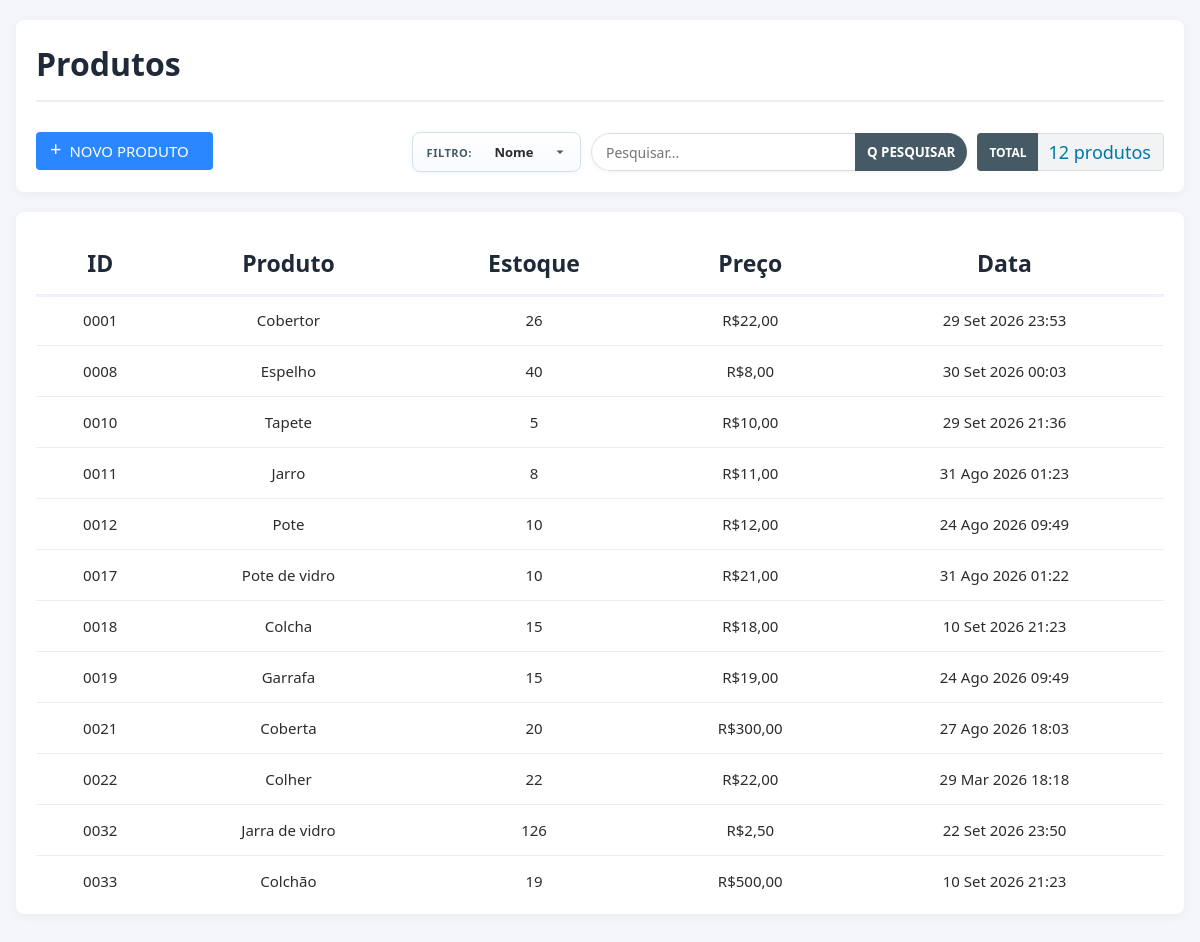
The page /produtos/ on the database as committed earlier.
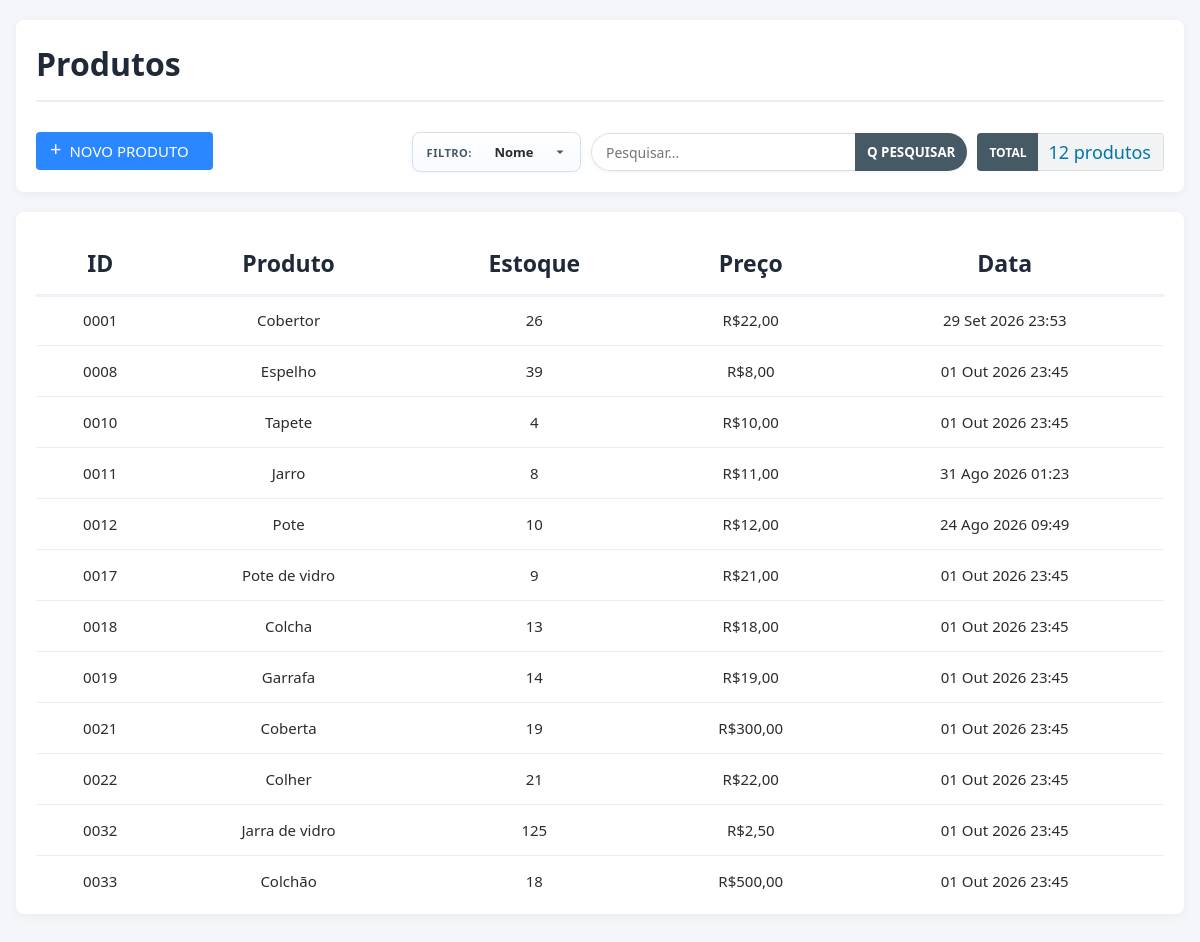
The same page on the database as committed later.
### front_end/models.py (models this page shows, shortened)
class Produto(models.Model):
    nome = models.CharField(max_length=120, unique=True)
    codigo = models.CharField(unique=True, max_length=4)
    quantidade = models.DecimalField(max_digits=10, decimal_places=3)
    preco = models.DecimalField(max_digits=12, decimal_places=2)
    dt_adicao = models.DateTimeField(auto_now=True)

### front_end/views.py (the view)
# urls.py: path('produtos/', views.view_produto, name='produtos'),
def view_produto(request:HttpRequest):
    if request.method == "POST":
        form_add = ProdutoForm(request.POST)
        if form_add.is_valid():
            form_add.save()
            return redirect('front_end:produtos')
    termo_busca = request.GET.get("q", "").strip()
    filtro_campo = request.GET.get("campo", CAMPO_PADRAO_PRODUTO).strip() or CAMPO_PADRAO_PRODUTO
    produtos = Produto.objects.all()
    produtos = filtrar_produtos(produtos, filtro_campo, termo_busca)
    estoque_ordenado = produtos.annotate(
        codigo_int=Cast('codigo', output_field=IntegerField())
    ).order_by('codigo_int')
    contexto = {
        "form": ProdutoForm(),
        "formulario": Edit_ProdutoForm(prefix="edit"),
        "Estoque": estoque_ordenado,
        "busca": termo_busca,
        "filtro_campo": filtro_campo,
        "total_produtos": estoque_ordenado.count(),
    }
    return render(request, "pag_produtos.html", contexto)

### front_end/forms.py
class ProdutoForm(forms.ModelForm):
    class Meta:
        model = Produto
        fields = ['nome', 'codigo', 'quantidade', 'preco']
    def __init__(self, *args, **kwargs):
        super().__init__(*args, **kwargs)
        estilo = 'border-radius: 15px; border: 1px solid #ccc; padding: 10px; background-color: #f0f0f0; text-align: left; font-size: 20px;'
        for field_name, field in self.fields.items():
            attrs = {
                'style': estilo,
                'class': 'form-control',
                'placeholder': f'Digite o {field_name}...',
                'autocomplete': 'one-time-code',
            }
            if field_name == 'nome':
                attrs['autofocus'] = 'autofocus'
            field.widget.attrs.update(attrs)

class Edit_ProdutoForm(forms.ModelForm):
    class Meta:
        model = Produto
        fields = ['nome', 'quantidade', 'preco']
    def __init__(self, *args, **kwargs):
        super().__init__(*args, **kwargs)
        estilo = 'display: block; width: 100%; height: 45px; padding: 10px 15px; border-radius: 10px; border: 1px solid #ddd; background: #f9f9f9; box-sizing: border-box; font-size: 15px;'
        for field_name, field in self.fields.items():
            field.widget.attrs.update({'style': estilo})

### front_end/search_filters.py (called while the page is built, shortened)
def filtrar_produtos(queryset, campo: str, termo: str):
    termo = (termo or "").strip()
    if not termo:
        return queryset

### Templates/pag_produtos.html (shortened to what this page needs)
<!DOCTYPE html>
<html lang="en">
<head>
</head>
<body>
  <div class="header-container">
    <h1>Produtos</h1>
    <div class="barra_ferramentas">
      <button class="btn-add" type="button" id="btn-novo-produto" onclick="Adicionar_Produto()">
        <span>+</span>NOVO PRODUTO
      </button>
      <form class="barra-busca-filtros div-search" method="get" action="{% url 'front_end:produtos' %}">
        <div class="filtro-grupo">
          <span class="filtro-label">Filtro:</span>
          <select name="campo" id="search-campo" class="filtro-campo" aria-label="Filtrar por">
            <option value="nome" {% if filtro_campo == "nome" %}selected{% endif %}>Nome</option>
          </select>
        </div>
        <div class="busca-grupo">
          <input id="search-input" name="q" type="search" class="campo-busca" placeholder="Pesquisar..." value="{{ busca }}" autocomplete="off">
          <button class="btn-busca-filtro" type="submit">Q PESQUISAR</button>
        </div>
        <div class="div-total">
          <span class="total-text">TOTAL</span>
          <span id="total-table" class="total-table">{{ total_produtos }} produto(s)</span>
        </div>
      </form>
    </div>
  </div>
  <div class="products-container">
    <div class="table-wrapper">
      <table>
        <thead>
          <tr>
            <th>ID</th>
            <th>Produto</th>
            <th>Estoque</th>
            <th>Preço</th>
            <th>Data</th>
          </tr>
        </thead>
        <tbody id="produtos-tbody">
          {% for item in Estoque %}
            <tr
              class="produto-row"
              data-search="{{ item.codigo }} {{ item.nome }} {{ item.quantidade }} {{ item.preco }} {{ item.dt_adicao|date:'d/m/Y H:i' }}"
              data-codigo="{{ item.codigo|add:0|stringformat:'04d' }}"
              data-nome="{{ item.nome }}"
              data-quantidade="{{ item.quantidade|floatformat:'-3' }}"
              data-preco="{{ item.preco }}"
              onclick="Abrir_Modal_Editar('{{ item.id }}', '{{ item.nome }}', '{{ item.quantidade }}', '{{ item.preco }}')"
            >
              <td>{{item.codigo|add:0|stringformat:"04d"}}</td>
              <td>{{item.nome}}</td>
              <td>{{item.quantidade|floatformat:"-3" }}</td>
              <td>R${{item.preco}}</td>
              <td>{{item.dt_adicao|date:"d M Y H:i"}}</td>
            </tr>
          {% endfor %}
        </tbody>
      </table>
    </div>
  </div>
</body>
</html>

### Templates/partials/loja_config.html (shortened to what this page needs)
{% load static %}

### Templates/partials/filtros_busca.html (style rules this page uses)
:root { --panel-color: var(--loja-painel, white); --text-color: var(--loja-texto, #2c2c2c); }
.barra-busca-filtros { display: flex; align-items: center; gap: 12px; margin-left: auto; flex-wrap: wrap; }
.filtro-grupo { display: inline-flex; align-items: center; height: 38px; background: linear-gradient(180deg, #fff 0%, #f8faff 100%); border: 1px solid #d7dfef; border-radius: 8px; padding: 0 12px 0 14px; box-shadow: 0 1px 4px rgba(43, 135, 255, 0.08); }
.filtro-label { font-size: 11px; font-weight: 800; color: #455a64; letter-spacing: 0.5px; text-transform: uppercase; margin-right: 8px; white-space: nowrap; user-select: none; }
.filtro-campo { height: 100%; border: none; padding: 0 22px 0 2px; font: 600 13px "Segoe UI", Arial; color: #2c2c2c; outline: none; cursor: pointer; min-width: 88px; text-align: center; appearance: none; }
.busca-grupo { display: inline-flex; align-items: stretch; height: 38px; min-width: 0; box-shadow: 0 1px 4px rgba(0, 0, 0, 0.06); border-radius: 20px; overflow: hidden; }
.barra-busca-filtros .campo-busca { width: min(330px, 22vw); height: 38px; border: 1px solid #ddd; border-right: none; border-radius: 20px 0 0 20px; padding: 0 14px; outline: none; font-size: 14px; text-align: left; box-sizing: border-box; margin: 0; background: #fff; }
.barra-busca-filtros .btn-busca-filtro { background: #455a64; color: #fff; border: none; padding: 0 1vw; font-weight: 700; white-space: nowrap; cursor: pointer; height: 38px; margin: 0; flex-shrink: 0; }
.total-table { background-color: #f1f3f4; color: #0076a8; font-size: large; padding: 0 1vw 0 10px; display: flex; align-items: center; text-align: left; border: 1px solid #ddd; border-left: none; }

### Templates/pag_produtos.html (style rules this page uses)
* { font-family: "Segoe UI", Arial; }
body { margin:0; overflow: hidden; background: var(--loja-fundo, #f5f7fb); color: var(--loja-texto, #2c2c2c); }
.header-container { background: var(--loja-painel, #fff); padding: 20px; padding-top: 1px; border-radius: 8px; width: 94%; margin: 20px auto; box-shadow: 0 2px 10px rgba(0,0,0,0.05); }
h1 { color: var(--loja-texto, #2c2c2c); margin-bottom: 30px; padding: 0 0 15px 0; text-align: left; border-bottom: 2px solid #eee; }
.barra_ferramentas { display: flex; gap: 15px; flex-wrap: wrap; flex-direction: row; }
.btn-add { background: var(--loja-acento, #2b87ff); color: white; height: 38px; border: none; border-radius: 4px; font-weight: 500; font-size: 15px; padding: 0 24px; display: flex; align-items: center; gap: 8px; cursor: pointer; }
.btn-add span { font-size: 20px; padding-bottom: 5px; margin-left: -10px; }
.div-search { display: flex; gap: 10px; margin-left: auto; }
.div-total { display: flex; align-items: left; height: 38px; border-radius: 4px; overflow: hidden; font-size: 12px; margin-left: auto; }
.total-text { background-color: #455a64; color: white; padding: 0 12px; display: flex; align-items: center; font-weight: bold; }
.products-container { background: var(--loja-painel, #fff); padding: 20px; border-radius: 8px; width: 94%; margin: 10px auto; box-shadow: 0 2px 10px rgba(0,0,0,0.05); height: calc(70vh - 30px); min-height: 320px; overflow: hidden; display: flex; flex-direction: column; }
.table-wrapper { flex: 1; overflow-y: auto; overflow-x: auto; scrollbar-width: none; scrollbar-color: #c4cada transparent; }
table { width:100%; border-collapse: separate; border-spacing: 0; position: relative; }
thead { position: sticky; top: 0; z-index: 100; background: #ffffff; }
thead tr { position: relative; z-index: 101; }
th, td { border-bottom: 1px solid #eee; padding: 15px; }
th { background: #ffffff; position: sticky; top: 0; z-index: 101; color: var(--loja-texto, #1f2937); font-weight: 700; font-size: 23px; box-shadow: 0 2px 0 #eef2fb; background-clip: padding-box; text-align: center; }
td { color: #2c2c2c; font-size: 15px; text-align: center; }
tbody tr.produto-row { cursor: pointer; }

### Templates/partials/loja_config.html (style rules this page uses)
:root { --loja-header: #1f2126; --loja-sidebar: #1f2126; --loja-sidebar-2: #2b2f34; --loja-destaque: #5aa2ff; --loja-acento: #2b87ff; --loja-fundo: #f4f6f9; --loja-painel: #ffffff; --loja-texto: #1f2937; --panel-color: var(--loja-painel); --text-color: var(--loja-texto); }

Rows that differ between the two databases and show on the page:
changed Produto "Espelho": quantidade "40" → "39"; dt_adicao "30 Set 2026 00:03" → "01 Out 2026 23:45"
changed Produto "Tapete": quantidade "5" → "4"; dt_adicao "29 Set 2026 21:36" → "01 Out 2026 23:45"
changed Produto "Pote de vidro": quantidade "10" → "9"; dt_adicao "31 Ago 2026 01:22" → "01 Out 2026 23:45"
changed Produto "Colcha": quantidade "15" → "13"; dt_adicao "10 Set 2026 21:23" → "01 Out 2026 23:45"
changed Produto "Garrafa": quantidade "15" → "14"; dt_adicao "24 Ago 2026 09:49" → "01 Out 2026 23:45"
changed Produto "Coberta": quantidade "20" → "19"; dt_adicao "27 Ago 2026 18:03" → "01 Out 2026 23:45"
changed Produto "Colher": quantidade "22" → "21"; dt_adicao "29 Mar 2026 18:18" → "01 Out 2026 23:45"
changed Produto "Jarra de vidro": quantidade "126" → "125"; dt_adicao "22 Set 2026 23:50" → "01 Out 2026 23:45"
changed Produto "Colchão": quantidade "19" → "18"; dt_adicao "10 Set 2026 21:23" → "01 Out 2026 23:45"
